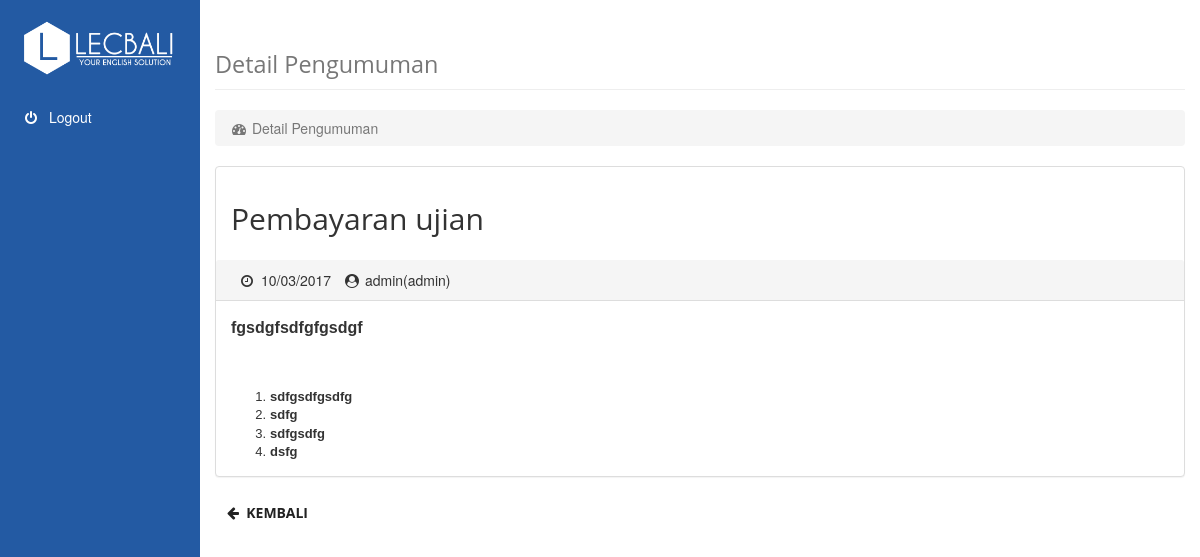
Screenshot of /pengumuman/detail/1 with the database file from the repository.
### tables this page shows
CREATE TABLE `pengumuman` (
  `id` int(255) NOT NULL,
  `judul` varchar(255) NOT NULL,
  `konten` longtext NOT NULL,
  `tanggal` varchar(15) NOT NULL,
  `status` varchar(20) NOT NULL,
  `id_operator` int(11) NOT NULL
);

CREATE TABLE `users` (
  `id` int(255) NOT NULL,
  `username` varchar(255) NOT NULL,
  `nama` varchar(30) NOT NULL,
  `tgl_lahir` varchar(30) NOT NULL,
  `alamat` varchar(50) NOT NULL,
  `telpon` varchar(20) NOT NULL,
  `email` varchar(30) NOT NULL,
  `password` varchar(225) NOT NULL,
  `status` varchar(20) NOT NULL,
  `foto` text NOT NULL,
  `level` int(11) NOT NULL
);

### application/controllers/pengumuman.php (called while the page is built, shortened)
<?php if ( ! defined('BASEPATH')) exit('No direct script access allowed');
class Pengumuman extends CI_Controller {
	function __construct() {
		$this->load->library('session');
		$this->load->model('m_pengumuman');
		$this->load->model('m_users');
	}
	function detail($id) {
		$data = array('pengumuman' => $this->m_pengumuman->detail_pengumuman(array('id'=>$id)), 'title' => 'Detail Pengumuman');
		$data['id'] = $id;
		$data['slug'] = 'pengumuman';
		$data['content'] = 'pengumuman/detail';
		$this->load->view('dashboard', $data);
	}
}

### index.php (called while the page is built, shortened)
<?php
require_once BASEPATH.'core/CodeIgniter.php';

### application/models/m_pengumuman.php (called while the page is built, shortened)
<?php if ( ! defined('BASEPATH')) exit('No direct script access allowed');
class M_pengumuman extends CI_Model {
	function detail_pengumuman($where){
		$query = $this->db->get_where('pengumuman', $where);
		return $query->row_array();
	}
}

### application/models/m_users.php (called while the page is built, shortened)
<?php  if ( ! defined('BASEPATH')) exit('No direct script access allowed');
class M_users extends CI_Model {
	function detail_users($id){
		$this->db->where('id', $id);
		$query = $this->db->get('users');
		return $query->row_array();
	}
}
?>

### application/views/pengumuman/detail.php (the view, shortened to what this page needs)
<?php
  $judul = empty($pengumuman['judul']) ? "" : $pengumuman['judul'];
  $tanggal = empty($pengumuman['tanggal']) ? "" : $pengumuman['tanggal'];
  $operator = empty($pengumuman['id_operator']) ? "" : $pengumuman['id_operator'];
  $author = "";
  if(!empty($operator)) {
      $operator = $this->m_users->detail_users($operator);
      $author =  $operator['nama']. '('.$operator['username'].')';
  }
?>
<div class="panel panel-default">
    <h2 class="panel-body"><?= $judul;?></h2>
    <div class="panel-heading">
        <span class="meta dates"><span class="icon-menu fa fa-clock-o"></span><?= $tanggal;?></span>
        <span class="meta author"><span class="icon-menu fa fa-user-circle"></span><?= $author;?></span>
    </div>
    <div class="panel-body editor"></div>
</div>
<div>
    <a href="<?= base_url('pengumuman'); ?>" class="btn btn-default"><span class="fa fa-arrow-left"></span>&nbsp;&nbsp;Kembali</a>
</div>

### assets/css/custom.css (style rules this page uses)
body { background-color: #222; }
.ql-container { box-sizing: border-box; font-family: Helvetica, Arial, sans-serif; font-size: 13px; height: 100%; margin: 0px; position: relative; }

### assets/css/style.css (style rules this page uses)
html, body { height: 100%; min-height: 100%; }
body { background-color: white; }
.icon-menu { padding-right: 20px; width: 20px; padding-left: 10px; }

### rows the page displays
pengumuman: judul "Pembayaran ujian", tanggal "10/03/2017"
users: author "admin(admin)"

### other values shown
$title "Detail Pengumuman"
